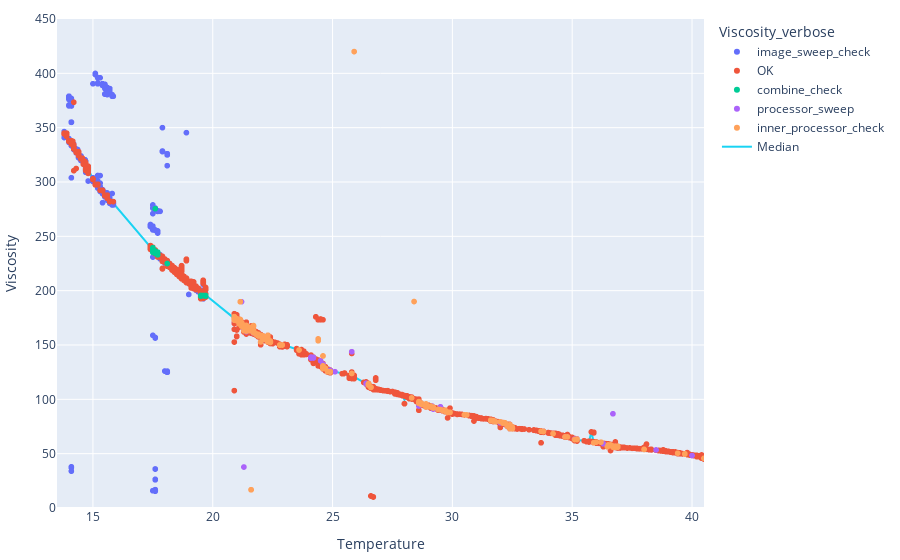

Source (notebook cell):
### Markdown cell above
## Temterature plots

### Code cell
fig = go.Figure()
fig = px.scatter(
    dfs,
    x="Temperature",
    y="Viscosity",
    color='Viscosity_verbose',
)

fig.add_traces([
    go.Scatter(name='Median',
               x=dfs_median.index,
               y=dfs_median['Viscosity'],
               mode='lines'),
    # go.Scatter(name='Mean', x=T_goupT.max(), y=T_groupV.mean(), mode='lines'),
    # go.Scatter(
    #     name='Errors',
    #     x=T_goupT2.max(),
    #     y=T_groupV2.mean(),
    #     mode='markers',
    # ),
])
fig.update_layout(xaxis=dict(range=(13.5, 40.5)),
                  yaxis=dict(range=(0, 450)),
                  margin=dict(l=10, r=10, b=10, t=10, pad=0))
fig.show()

### Figure 1 — Plotly figure (JSON) as saved in the notebook; plotly's stock layout.template omitted (floating-point values rounded to 4 significant figures; data arrays with more than 128 entries replaced by an {"elided": "..."} marker saying what was removed)
{"data": [{"hovertemplate": "Viscosity_verbose=image_sweep_check<br>Temperature=%{x}<br>Viscosity=%{y}<extra></extra>", "legendgroup": "image_sweep_check", "marker": {"color": "#636efa", "symbol": "circle"}, "mode": "markers", "name": "image_sweep_check", "showlegend": true, "type": "scattergl", "x": {"elided": "3191 float values"}, "xaxis": "x", "y": {"elided": "3191 float values"}, "yaxis": "y"}, {"hovertemplate": "Viscosity_verbose=OK<br>Temperature=%{x}<br>Viscosity=%{y}<extra></extra>", "legendgroup": "OK", "marker": {"color": "#EF553B", "symbol": "circle"}, "mode": "markers", "name": "OK", "showlegend": true, "type": "scattergl", "x": {"elided": "14035 float values"}, "xaxis": "x", "y": {"elided": "14035 float values"}, "yaxis": "y"}, {"hovertemplate": "Viscosity_verbose=combine_check<br>Temperature=%{x}<br>Viscosity=%{y}<extra></extra>", "legendgroup": "combine_check", "marker": {"color": "#00cc96", "symbol": "circle"}, "mode": "markers", "name": "combine_check", "showlegend": true, "type": "scattergl", "x": [17.5, 17.5, 17.5, 17.5, 17.5, 17.5, 17.5, 17.5, 17.5, 17.5, 17.5, 17.5, 17.5, 17.5, 17.5, 17.5, 17.5, 17.5, 17.5, 17.5, 17.5, 17.5, 17.5, 17.5, 17.5, 17.5, 17.5, 17.5, 17.5, 17.5, 17.5, 17.5, 17.5, 17.5, 17.5, 17.5, 17.5, 17.5, 17.5, 17.5, 17.5, 17.5, 17.5, 17.6, 17.5, 17.5, 17.5, 17.6, 17.6, 17.6, 17.6, 17.6, 17.6, 17.6, 17.6, 17.6, 17.6, 17.6, 17.6, 17.6, 17.6, 17.6, 17.6, 17.6, 17.6, 17.6, 17.6, 17.6, 17.6, 17.6, 17.6, 17.6, 17.6, 17.6, 17.6, 17.6, 17.6, 17.6, 17.6, 17.7, 17.6, 17.7, 17.7, 17.7, 17.7, 17.7, 17.7, 17.7, 17.7, 17.7, 18.1, 19.6, 19.6, 19.6, 19.7, 19.7, 19.7, 19.7, 19.7, 19.7, 19.7, 19.7, 19.7, 19.5, 19.5, 19.5, 19.5, 19.5, 19.5, 19.5, 19.5, 19.5, 19.5, 19.5], "xaxis": "x", "y": [238.4, 238.4, 238.4, 239.4, 238.4, 238.4, 238.4, 238.4, 238.4, 238.4, 238.4, 238.4, 239.4, 238.4, 238.4, 238.4, 239.4, 238.4, 238.4, 238.4, 238.4, 238.4, 236.4, 238.4, 238.4, 236.4, 238.4, 236.4, 238.4, 238.4, 236.4, 236.4, 238.4, 238.4, 235.4, 236.4, 236.4, 235.4, 236.4, 236.4, 235.4, 235.4, 236.4, 236.4, 235.4, 235.4, 236.4, 236.4, 236.4, 236.4, 236.4, 235.4, 236.4, 235.4, 235.4, 235.4, 236.4, 235.4, 235.4, 235.4, 235.4, 236.4, 235.4, 234.4, 235.4, 235.4, 236.4, 235.4, 235.4, 236.4, 235.4, 235.4, 235.4, 234.4, 235.4, 234.4, 234.4, 235.4, 275.4, 234.4, 235.4, 235.4, 234.4, 234.4, 235.4, 235.4, 233, 233, 234.4, 234.4, 225, 195.5, 195.5, 195.5, 195, 195.5, 195, 195, 195.5, 195.5, 195.5, 195, 195.5, 195.5, 195.5, 195, 195.5, 195.5, 195.5, 195.5, 195.5, 195.5, 195, 195], "yaxis": "y"}, {"hovertemplate": "Viscosity_verbose=processor_sweep<br>Temperature=%{x}<br>Viscosity=%{y}<extra></extra>", "legendgroup": "processor_sweep", "marker": {"color": "#ab63fa", "symbol": "circle"}, "mode": "markers", "name": "processor_sweep", "showlegend": true, "type": "scattergl", "x": {"elided": "230 float values"}, "xaxis": "x", "y": {"elided": "230 float values"}, "yaxis": "y"}, {"hovertemplate": "Viscosity_verbose=inner_processor_check<br>Temperature=%{x}<br>Viscosity=%{y}<extra></extra>", "legendgroup": "inner_processor_check", "marker": {"color": "#FFA15A", "symbol": "circle"}, "mode": "markers", "name": "inner_processor_check", "showlegend": true, "type": "scattergl", "x": {"elided": "821 float values"}, "xaxis": "x", "y": {"elided": "821 float values"}, "yaxis": "y"}, {"mode": "lines", "name": "Median", "type": "scatter", "x": {"elided": "256 float values"}, "y": {"elided": "256 float values"}}], "layout": {"legend": {"title": {"text": "Viscosity_verbose"}, "tracegroupgap": 0}, "margin": {"b": 10, "l": 10, "pad": 0, "r": 10, "t": 10}, "xaxis": {"anchor": "y", "domain": [0, 1], "range": [13.5, 40.5], "title": {"text": "Temperature"}}, "yaxis": {"anchor": "x", "domain": [0, 1], "range": [0, 450], "title": {"text": "Viscosity"}}}}
